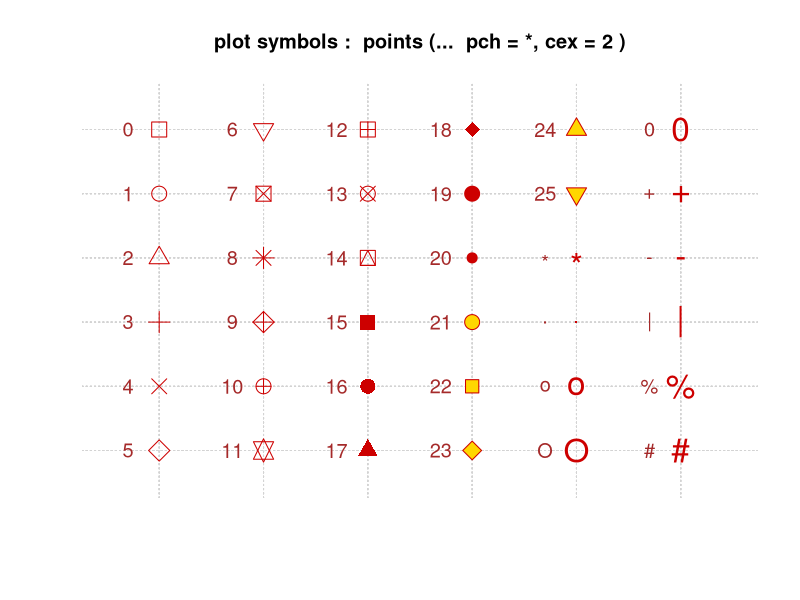
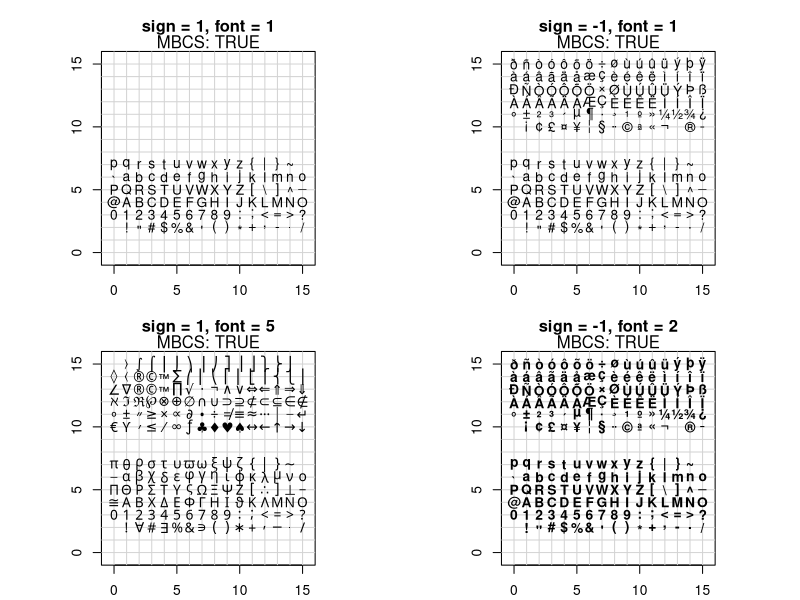
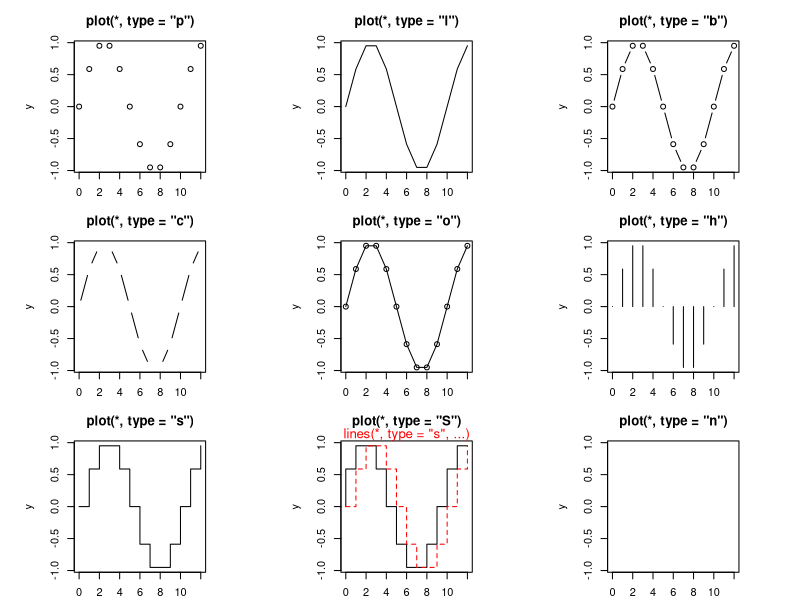
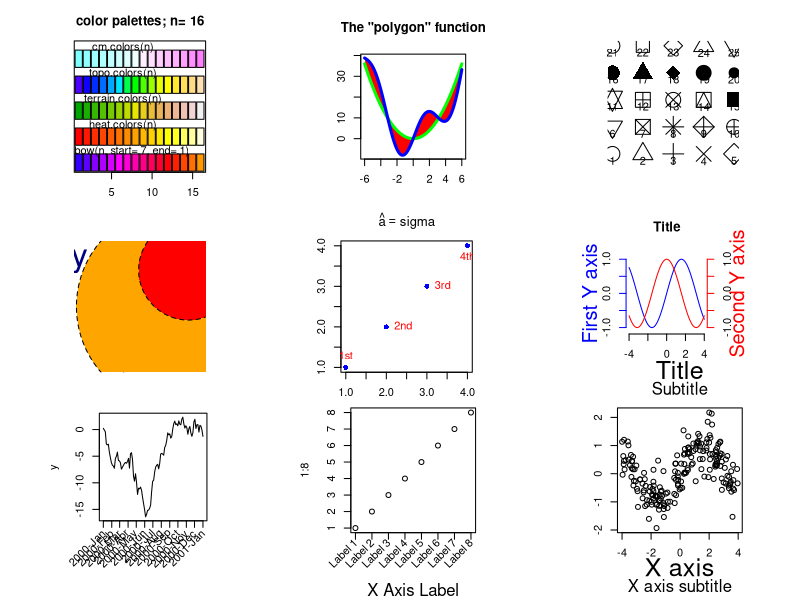
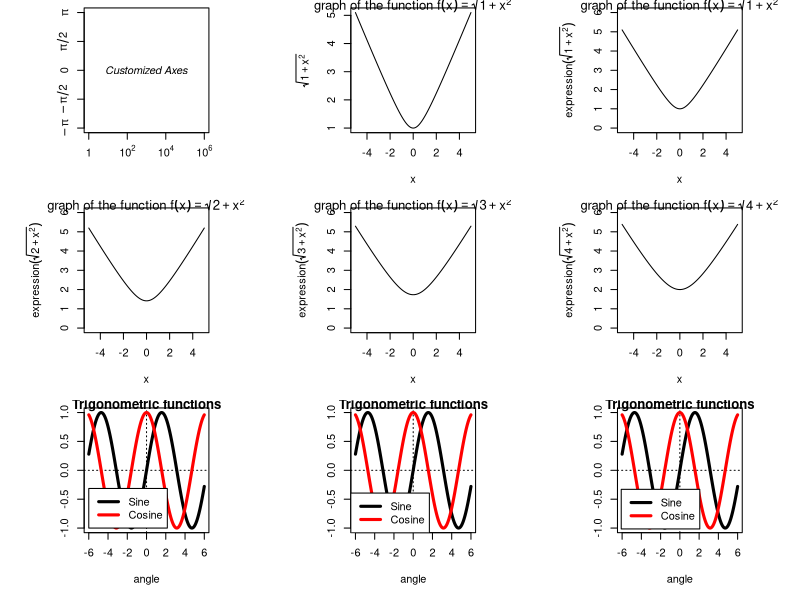
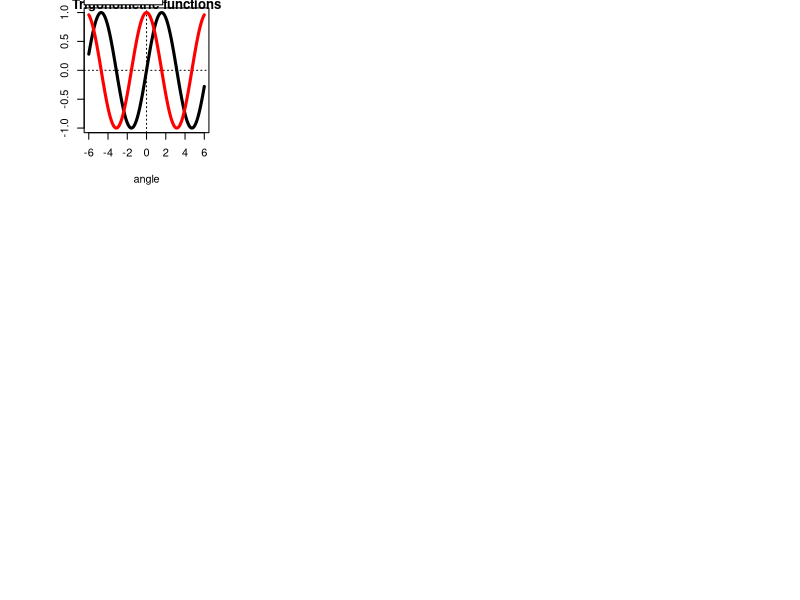
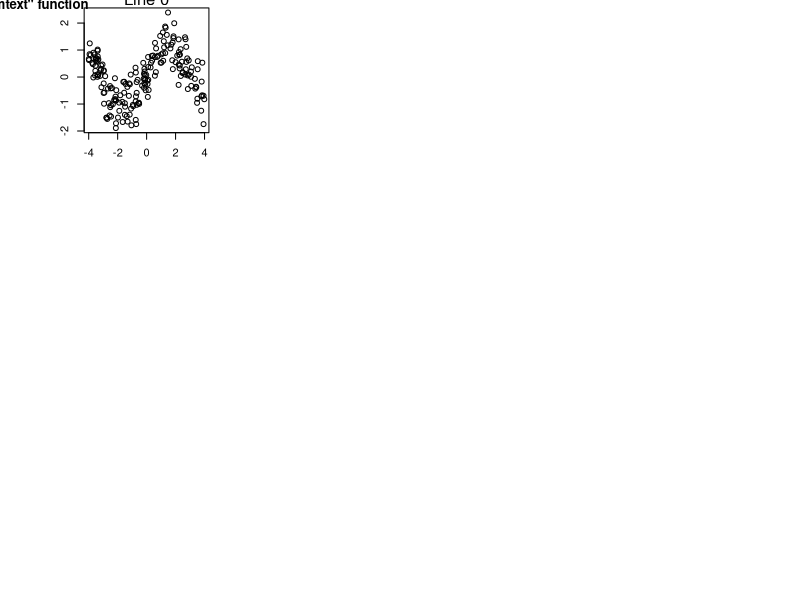
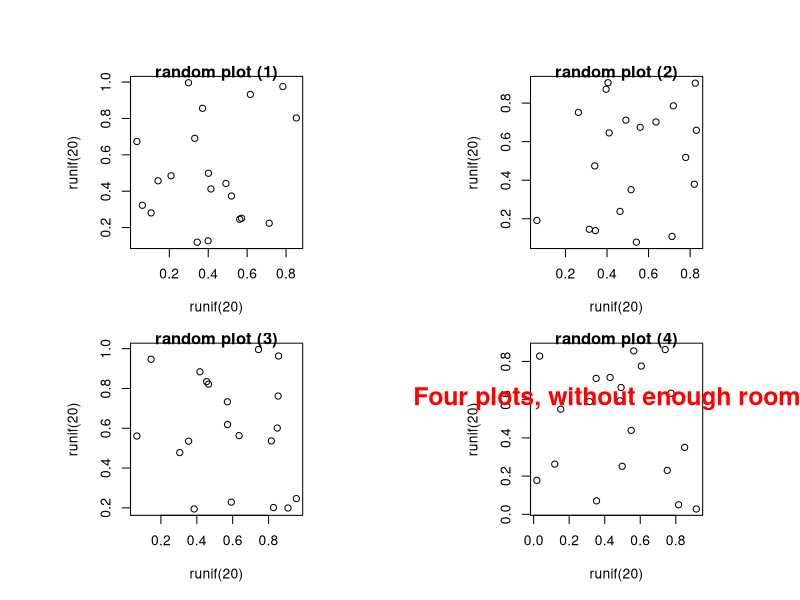

The R script that drew these images, in order: (Note: this script raises an error after producing the figures.)
## ---- chunk 1
library(grid)
library(lattice)
library(ggplot2)
## ---- chunk 2
##-------- Showing all the extra & some char graphics symbols ---------
pchShow <-
  function(extras = c("*",".", "o","O","0","+","-","|","%","#"),
           cex = 2, ## good for both .Device=="postscript" and "x11"
           col = "red3", bg = "gold", coltext = "brown", cextext = 1.2,
           main = paste("plot symbols :  points (...  pch = *, cex =",
                        cex,")"))
  {
    nex <- length(extras)
    np  <- 26 + nex
    ipch <- 0:(np-1)
    k <- floor(sqrt(np))
    dd <- c(-1,1)/2
    rx <- dd + range(ix <- ipch %/% k)
    ry <- dd + range(iy <- 3 + (k-1)- ipch %% k)
    pch <- as.list(ipch) # list with integers & strings
    if(nex > 0) pch[26+ 1:nex] <- as.list(extras)
    plot(rx, ry, type = "n", axes  =  FALSE, xlab = "", ylab = "", main = main)
    abline(v = ix, h = iy, col = "lightgray", lty = "dotted")
    for(i in 1:np) {
      pc <- pch[[i]]
      ## 'col' symbols with a 'bg'-colored interior (where available) :
      points(ix[i], iy[i], pch = pc, col = col, bg = bg, cex = cex)
      if(cextext > 0)
          text(ix[i] - 0.3, iy[i], pc, col = coltext, cex = cextext)
    }
  }

pchShow()
## ---- chunk 3
## ------------ test code for various pch specifications -------------
# Try this in various font families (including Hershey)
# and locales.  Use sign = -1 asserts we want Latin-1.
# Standard cases in a MBCS locale will not plot the top half.
TestChars <- function(sign = 1, font = 1, ...)
{
   MB <- l10n_info()$MBCS
   r <- if(font == 5) { sign <- 1; c(32:126, 160:254)
       } else if(MB) 32:126 else 32:255
   if (sign == -1) r <- c(32:126, 160:255)
   par(pty = "s")
   plot(c(-1,16), c(-1,16), type = "n", xlab = "", ylab = "",
        xaxs = "i", yaxs = "i",
        main = sprintf("sign = %d, font = %d", sign, font))
   grid(17, 17, lty = 1) ; mtext(paste("MBCS:", MB))
   for(i in r) try(points(i%%16, i%/%16, pch = sign*i, font = font,...))
}
par(mfrow=c(2,2), mar = .1+ c(2,2,3,1))
TestChars()
try(TestChars(sign = -1))
TestChars(font = 5)  # Euro might be at 160 (0+10*16).
                     # macOS has apple at 240 (0+15*16).
try(TestChars(-1, font = 2))  # bold
## ---- chunk 4
x <- 0:12
y <- sin(pi/5 * x)
par(mfrow = c(3,3), mar = .1+ c(2,2,3,1))
for (tp in c("p","l","b",  "c","o","h",  "s","S","n")) {
   plot(y ~ x, type = tp, main = paste0("plot(*, type = \"", tp, "\")"))
   if(tp == "S") {
      lines(x, y, type = "s", col = "red", lty = 2)
      mtext("lines(*, type = \"s\", ...)", col = "red", cex = 0.8)
   }
}
## ---- chunk 5
# From the manual
ch.col <- c(
  "rainbow(n, start=.7, end=.1)",
  "heat.colors(n)",
  "terrain.colors(n)",
  "topo.colors(n)",
  "cm.colors(n)"
) # 选择颜色
n <- 16
nt <- length(ch.col)
i <- 1:n
j <- n / nt
d <- j / 6
dy <- 2 * d
plot(i, i + d,
  type = "n",
  yaxt = "n",
  ylab = "",
  main = paste("color palettes; n=", n)
)
for (k in 1:nt) {
  rect(i - .5, (k - 1) * j + dy, i + .4, k * j,
    col = eval(parse(text = ch.col[k]))
  ) # 咬人的函数/字符串解析为/转函数
  text(2 * j, k * j + dy / 4, ch.col[k])
}
## ---- chunk 6
my.col <- function(f, g, xmin, xmax, col, N = 200,
                   xlab = "", ylab = "", main = "") {
  x <- seq(xmin, xmax, length = N)
  fx <- f(x)
  gx <- g(x)
  plot(0, 0,
    type = "n",
    xlim = c(xmin, xmax),
    ylim = c(min(fx, gx), max(fx, gx)),
    xlab = xlab, ylab = ylab, main = main
  )
  polygon(c(x, rev(x)), c(fx, rev(gx)),
    col = "red", border = 0
  )
  lines(x, fx, lwd = 3, col = "green")
  lines(x, gx, lwd = 3, col = "blue")
}
op <- par(mar = c(3, 3, 4, 1) + .1)
my.col(function(x) x^2, function(x) x^2 + 10 * sin(x),
  -6, 6,
  main = "The \"polygon\" function"
)
par(op)
## ---- chunk 7
plot(0, 0,
  xlim = c(1, 5), ylim = c(-.5, 4),
  axes = F,
  xlab = "", ylab = ""
)
for (i in 0:4) {
  for (j in 1:5) {
    n <- 5 * i + j
    points(j, i,
      pch = n,
      cex = 3
    )
    text(j, i - .25, as.character(n))
  }
}
## ---- chunk 8
# https://jeroen.github.io/uros2018/#23
plot.new()
plot.window(xlim = c(0, 100), ylim = c(0, 100))
polygon(c(10, 40, 80), c(10, 80, 40), col = "hotpink")
text(40, 90, labels = "My drawing", col = "navyblue", cex = 3)
symbols(c(70, 80, 90), c(20, 50, 80),
  circles = c(10, 20, 10),
  bg = c("yellow", "orange", "red"), add = TRUE, lty = "dashed"
)
## ---- chunk 9
y <- x <- 1:4
plot(x, y, ann = F, col = "blue", pch = 16)
text(x, y,
  labels = c("1st", "2nd", "3rd", "4th"),
  col = "red", pos = c(3, 4, 4, 1), offset = 0.6
)
ahat <- "sigma"
# title(substitute(hat(a) == ahat, list(ahat = ahat)))
title(bquote(hat(a) == .(ahat)))
## ---- chunk 10
# 双Y轴
N <- 200
x <- seq(-4, 4, length = N)
y1 <- sin(x)
y2 <- cos(x)
op <- par(mar = c(5, 4, 4, 4)) # Add some space in the right margin
# The default is c(5,4,4,2) + .1
xlim <- range(x)
ylim <- c(-1.1, 1.1)
plot(x, y1,
  col = "blue", type = "l",
  xlim = xlim, ylim = ylim,
  axes = F, xlab = "", ylab = "", main = "Title"
)
axis(1)
axis(2, col = "blue")
par(new = TRUE)
plot(x, y2,
  col = "red", type = "l",
  xlim = xlim, ylim = ylim,
  axes = F, xlab = "", ylab = "", main = ""
)
axis(4, col = "red")
mtext("First Y axis", 2, line = 2, col = "blue", cex = 1.2)
mtext("Second Y axis", 4, line = 2, col = "red", cex = 1.2)
# 1,2,3,4 分别代表下左上右四个位置
## ---- chunk 11
# Rotated axis labels in R plots
# https://menugget.blogspot.com/2014/08/rotated-axis-labels-in-r-plots.html
# Example data
tmin <- as.Date("2000-01-01")
tmax <- as.Date("2001-01-01")
tlab <- seq(tmin, tmax, by = "month")
lab <- format(tlab, format = "%Y-%b")
set.seed(111)
x <- seq(tmin, tmax, length.out = 100)
y <- cumsum(rnorm(100))

# Plot
# png("plot_w_rotated_axis_labels.png", height = 3,
#     width = 6, units = "in", res = 300)
op <- par(mar = c(6, 4, 1, 1))
plot(x, y, t = "l", xaxt = "n", xlab = "")
axis(1, at = tlab, labels = FALSE)
text(
  x = tlab, y = par()$usr[3] - 0.1 * (par()$usr[4] - par()$usr[3]),
  labels = lab, srt = 45, adj = 1, xpd = TRUE
)
par(op)
# dev.off()
## ---- chunk 12
## Increase bottom margin to make room for rotated labels
par(mar = c(5, 4, .5, 2) + 0.1)
## Create plot with no x axis and no x axis label
plot(1:8, xaxt = "n", xlab = "")
## Set up x axis with tick marks alone
axis(1, labels = FALSE)
## Create some text labels
labels <- paste("Label", 1:8, sep = " ")
## Plot x axis labels at default tick marks
text(1:8, par("usr")[3] - 0.5,
  srt = 45, adj = 1,
  labels = labels, xpd = TRUE
)
## Plot x axis label at line 6 (of 7)
mtext(side = 1, text = "X Axis Label", line = 4)
## ---- chunk 13
N <- 200
x <- runif(N, -4, 4)
y <- sin(x) + .5 * rnorm(N)
plot(x, y, xlab = "", ylab = "", main = "")
mtext("Subtitle", 3, line = .8)
mtext("Title", 3, line = 2, cex = 1.5)
mtext("X axis", 1, line = 2.5, cex = 1.5)
mtext("X axis subtitle", 1, line = 3.7)
## ---- chunk 14
# 自定义坐标轴
plot(c(1, 1e6), c(-pi, pi),
  type = "n",
  axes = FALSE, ann = FALSE, log = "x"
)
axis(1,
  at = c(1, 1e2, 1e4, 1e6),
  labels = expression(1, 10^2, 10^4, 10^6)
)
axis(2,
  at = c(-pi, -pi / 2, 0, pi / 2, pi),
  labels = expression(-pi, -pi / 2, 0, pi / 2, pi)
)
text(1e3, 0, expression(italic("Customized Axes")))
box()
## ---- chunk 15
x <- seq(-5, 5, length = 200)
y <- sqrt(1 + x^2)
plot(y ~ x,
  type = "l",
  ylab = expression(sqrt(1 + x^2))
)
title(main = expression(
  "graph of the function f"(x) == sqrt(1 + x^2)
))
## ---- chunk 16
x <- seq(-5, 5, length = 200)
for (i in 1:4) { # 画四个图
  y <- sqrt(i + x^2)
  plot(y ~ x,
    type = "l",
    ylim = c(0, 6),
    ylab = substitute(
      expression(sqrt(i + x^2)),
      list(i = i)
    )
  )
  title(main = substitute(
    "graph of the function f"(x) == sqrt(i + x^2),
    list(i = i)
  ))
}
## ---- chunk 17
x <- seq(-6, 6, length = 200)
y <- sin(x)
z <- cos(x)
plot(y ~ x,
  type = "l", lwd = 3,
  ylab = "", xlab = "angle", main = "Trigonometric functions"
)
abline(h = 0, lty = 3)
abline(v = 0, lty = 3)
lines(z ~ x, type = "l", lwd = 3, col = "red")
legend(-6, -1,
  yjust = 0,
  c("Sine", "Cosine"),
  lwd = 3, lty = 1, col = c(par("fg"), "red")
)
## ---- chunk 18
xmin <- par("usr")[1]
xmax <- par("usr")[2]
ymin <- par("usr")[3]
ymax <- par("usr")[4]

plot(y ~ x,
  type = "l", lwd = 3,
  ylab = "", xlab = "angle", main = "Trigonometric functions"
)
abline(h = 0, lty = 3)
abline(v = 0, lty = 3)
lines(z ~ x, type = "l", lwd = 3, col = "red")
legend("bottomleft",
  c("Sine", "Cosine"),
  lwd = 3, lty = 1, col = c(par("fg"), "red")
)
## ---- chunk 19
plot(y ~ x,
  type = "l", lwd = 3,
  ylab = "", xlab = "angle", main = "Trigonometric functions"
)
abline(h = 0, lty = 3)
abline(v = 0, lty = 3)
lines(z ~ x, type = "l", lwd = 3, col = "red")
legend("bottomleft",
  c("Sine", "Cosine"),
  inset = c(.03, .03),
  lwd = 3, lty = 1, col = c(par("fg"), "red")
)
## ---- chunk 20
op <- par(no.readonly = TRUE)
plot(y ~ x,
  type = "l", lwd = 3,
  ylab = "", xlab = "angle", main = "Trigonometric functions"
)
abline(h = 0, lty = 3)
abline(v = 0, lty = 3)
lines(z ~ x, type = "l", lwd = 3, col = "red")
par(xpd = TRUE) # Do not clip to the drawing area 关键一行/允许出界
lambda <- .025
legend(par("usr")[1],
  (1 + lambda) * par("usr")[4] - lambda * par("usr")[3],
  c("Sine", "Cosine"),
  xjust = 0, yjust = 0,
  lwd = 3, lty = 1, col = c(par("fg"), "red")
)
par(op)
## ---- chunk 21
N <- 200
x <- runif(N, -4, 4)
y <- sin(x) + .5 * rnorm(N)
plot(x, y,
  xlab = "", ylab = "",
  main = paste(
    "The \"mtext\" function",
    paste(rep(" ", 60), collapse = "")
  )
)
mtext("Line 0", 3, line = 0)
mtext("Line 1", 3, line = 1)
mtext("Line 2", 3, line = 2)
mtext("Line 3", 3, line = 3)
## ---- chunk 22
# 多图排列/分屏 page 47
# 最常用的是 par mfrow mfcol分别按行/列放置图形
op <- par(
  mfrow = c(2, 2),
  oma = c(0, 0, 4, 0) # Outer margins
)
for (i in 1:4)
  plot(runif(20), runif(20),
    main = paste("random plot (", i, ")", sep = "")
  )
par(op)
mtext("Four plots, without enough room for this title",
  side = 3, font = 2, cex = 1.5, col = "red"
) # 总/大标题放不下
## ---- chunk 23
op <- par(
  mfrow = c(2, 2),
  oma = c(0, 0, 3, 0) # Outer margins
)
for (i in 1:4)
  plot(runif(20), runif(20),
    main = paste("random plot (", i, ")", sep = "")
  )
par(op)
mtext("Four plots, with some room for this title",
  side = 3, line = 1.5, font = 1, cex = 1.5, col = "red"
)
## ---- chunk 24
op <- par(
  mfrow = c(2, 2),
  oma = c(0, 0, 3, 0),
  mar = c(3, 3, 4, 1) + .1 # Margins
)
for (i in 1:4)
  plot(runif(20), runif(20),
    xlab = "", ylab = "",
    main = paste("random plot (", i, ")", sep = "")
  )
par(op)
mtext("Title",
  side = 3, line = 1.5, font = 2, cex = 2, col = "red"
)
## ---- chunk 25
plot(runif(5), runif(5),
  xlim = c(0, 1), ylim = c(0, 1)
)
points(runif(5), runif(5),
  col = "orange", pch = 16, cex = 3
)
lines(runif(5), runif(5), col = "red")
segments(runif(5), runif(5), runif(5), runif(5),
  col = "blue"
)
title(main = "Overlaying points, segments, lines...")
## ---- chunk 26
op <- par(oma = c(0, 0, 3, 0))
layout(matrix(c(
  1, 1, 1,
  2, 3, 4,
  2, 3, 4
), nr = 3, byrow = TRUE))
hist(rnorm(n), col = "light blue")
hist(rnorm(n), col = "light blue")
hist(rnorm(n), col = "light blue")
hist(rnorm(n), col = "light blue")
mtext("The \"layout\" function",
  side = 3, outer = TRUE,
  font = 2, cex = 1.2
)
## ---- chunk 27
plot(1:12,
  type = "b", main = "'fg' : axes, ticks and box in gray",
  fg = gray(0.7), bty = "7", sub = R.version.string
)
par(fig = c(1, 6, 5, 10) / 10, new = T)
plot(6:10,
  type = "b", main = "",
  fg = gray(0.7), bty = "7", xlab = R.version.string
)
## ---- chunk 28
n <- 1000
x <- rt(n, df = 10)
hist(x,
  col = "light blue",
  probability = "TRUE", main = "",
  ylim = c(0, 1.2 * max(density(x)$y))
)
lines(density(x),
  col = "red",
  lwd = 3
)
op <- par(
  fig = c(.02, .4, .5, .98),
  new = TRUE
)
qqnorm(x,
  xlab = "", ylab = "", main = "",
  axes = FALSE
)
qqline(x, col = "red", lwd = 2)
box(lwd = 2)
par(op)
## ---- chunk 29
random.plot <- function() {
  N <- 200
  f <- sample(
    list(
      rnorm,
      function(x) {
        rt(x, df = 2)
      },
      rlnorm,
      runif
    ),
    1
  ) [[1]]
  x <- f(N)
  hist(x, col = "lightblue", main = "", xlab = "", ylab = "", axes = F)
  axis(1)
}
op <- par(bg = "white", mar = c(2.5, 2, 1, 2))
split.screen(c(2, 1))
split.screen(c(1, 3), screen = 2)
screen(1)
random.plot()
# screen(2); random.plot() # Screen 2 was split into three screens: 3, 4, 5
screen(3)
random.plot()
screen(4)
random.plot()
screen(5)
random.plot()
close.screen(all = TRUE)
par(op)
## ---- chunk 30
# pdf(file = 'plot.pdf',width=10,height=6)
# layout(matrix(seq(6), 2, 3, byrow = TRUE))
# 矩阵图 自带 layout
# plot(iris[,-5],col = iris$Species)
par(mfrow = c(3, 2), mar = c(2.5, 2.5, .5, .5))
# 分类散点图
plot(Sepal.Length ~ Sepal.Width, data = iris, col = Species, pch = 16)
legend("topright",
  legend = unique(iris$Species), box.col = "gray",
  pch = 16, col = unique(iris$Species)
)
box(col = "gray")
# 气泡图
plot(Volume ~ Height,
  data = trees, pch = 16, cex = Girth / 8,
  col = rev(terrain.colors(nrow(trees), alpha = .5))
)
box(col = "gray")
# 折线图
plot(AirPassengers)
box(col = "gray")
# 柱形图
set.seed(123456)
barPois <- table(stats::rpois(1000, lambda = 5))
plot(barPois, col = "lightblue", type = "h", lwd = 10, main = "")
box(col = "gray")
# 马赛克图
# par(mar=c(2,2,.5,.5))
plot(HairEyeColor, col = "lightblue", border = "white", main = "")
# box(col="gray")
## 直方图
set.seed(1234)
n <- 2^24
x <- runif(n, 0, 1)
delta <- 0.01
len <- diff(c(0, which(x < delta), n + 1)) - 1
ylim <- seq(0, 1800, by = 300)
xlim <- seq(0, 100, by = 20)
p <- hist(len[len < 101], breaks = -1:100 + 0.5, plot = FALSE)
plot(p, ann = FALSE, axes = FALSE, col = "lightblue", border = "white", main = "")
axis(1, labels = xlim, at = xlim, las = 1) # x 轴
axis(2, labels = ylim, at = ylim, las = 0) # y 轴
box(col = "gray")
## ---- chunk 31
data(NCI60, package = "ISLR") # 加载数据
myData <- sort(table(NCI60$labs), decreasing = TRUE)
par(mar = c(2, 7, 1, 1))
barCenters <- barplot(myData,
  col = "lightblue", axes = FALSE,
  axisnames = FALSE, horiz = TRUE, border = "white"
)
text(
  y = barCenters, x = par("usr")[3],
  adj = 1, labels = names(myData), xpd = TRUE
)
axis(1,
  labels = seq(0, 9, by = 1), at = seq(0, 9, by = 1),
  las = 1, col = "gray"
)
## ---- chunk 32
with(data = faithful, {
  hist(eruptions, seq(1.6, 5.2, 0.2), prob = TRUE, main = "")
  lines(density(eruptions, bw = 0.1))
  rug(eruptions) # 添加数据点
})
## ---- chunk 33
hist(longley$Unemployed,
  probability = TRUE,
  col = "light blue", main = ""
)
# 添加密度估计
lines(density(longley$Unemployed),
  col = "red",
  lwd = 3
)
## ---- chunk 34
# hist(longley$Unemployed, density = 1, angle = 45)
# hist(longley$Unemployed, density = 3, angle = 15)
# hist(longley$Unemployed, density = 1, angle = 15)
hist(longley$Unemployed, density = 3, angle = 45, main = "")
## ---- chunk 35
library(MASS)
data(galaxies)
galaxies <- galaxies/1000
# Bandwidth Selection by Pilot Estimation of Derivatives
c(width.SJ(galaxies, method = "dpi"), width.SJ(galaxies))
plot(x = c(5, 40), y = c(0, 0.2), type = "n", bty = "l",
         xlab = "velocity of galaxy (km/s)", ylab = "density")
rug(galaxies)
lines(density(galaxies, width = 3.25, n = 200),col = 'blue', lty = 1)
lines(density(galaxies, width = 2.56, n = 200),col = 'red', lty = 3)
## ---- chunk 36
x <- seq(from = 110, to = 174, by = 0.5)
y1 <- dnorm(x, mean = 145, sd = 9)
y2 <- dnorm(x, mean = 138, sd = 8)
plot(x, y1, type="l", lwd=2, col="red",
     main="Systolic Blood Pressure Before and After Treatment",
     xlab = "Systolic Blood Pressure (mmHg)",
     ylab = "Frequency", yaxt="n",
     xlim = c(110, 175), ylim = c(0, 0.05))
lines(x, y2)
polygon(c(110,x,175),c(0,y2,0), col="firebrick3",
     border = "white")
polygon(c(117,x,175),c(0,y1,0), col="dodgerblue4",
     border = "white")
ylab = c(seq(from=0, to=175, by=25))
y = c(seq(from=0, to=0.05, length.out = 8))
axis(2,at=y,labels=ylab, las=1)
text(x = 120, y = 0.045, "- Pre-Treatment BP", col = "dodgerblue4", cex = 0.9)
text(x = 120, y = 0.04, " - Post-Treatment BP", col = "firebrick3", cex = 0.9)
points(109, 0.0445, pch = 15, col = "dodgerblue4")
points(109, 0.0395, pch = 15, col = "firebrick3")
## ---- chunk 37
days <- abs(rnorm(1000, 80, 125))
plot(density(days, from = 0),
  main = "Density plot",
  xlab = "Number of days since trial started"
)
plot(density(days, from = 0, to = 180, adjust = 0.2),
  main = "Density plot - Up to 180 days (86% of data)",
  xlab = "Number of days since trial started"
)
## ---- chunk 38
library(survival)
surv.days <- Surv(days)
surv.fit <- survfit(surv.days ~ 1)
plot(surv.fit,
  main = "Kaplan-Meier estimate with 95% confidence bounds (86% of data)",
  xlab = "Days since trial started",
  xlim = c(0, 180),
  ylab = "Survival function"
)
grid(20, 10, lwd = 2)
## ---- chunk 39
with(data = faithful, {
  long <- eruptions[eruptions > 3]
  plot(ecdf(long), do.points = FALSE, verticals = TRUE, main = "")
  x <- seq(3, 5.4, 0.01)
  lines(x, pnorm(x, mean = mean(long), sd = sqrt(var(long))), lty = 3)
})
## ---- chunk 40
with(data = faithful, {
  long <- eruptions[eruptions > 3]
  par(pty = "s") # arrange for a square figure region
  qqnorm(long, main = "")
  qqline(long)
})
## ---- chunk 41
matplot(time(EuStockMarkets), EuStockMarkets,
  main = "",
  xlab = "Date", ylab = "closing prices",
  pch = 17, type = "l", col = 1:4
)
legend("topleft", colnames(EuStockMarkets), pch = 17, lty = 1, col = 1:4)
## ---- chunk 42
pie.sales <- c(0.12, 0.3, 0.26, 0.16, 0.04, 0.12)
names(pie.sales) <- c(
  "Blueberry", "Cherry",
  "Apple", "Boston Cream", "Other", "Vanilla Cream"
)
pie(pie.sales, clockwise = TRUE, main = "")
segments(0, 0, 0, 1, col = "red", lwd = 2)
text(0, 1, "init.angle = 90", col = "red")
## ---- chunk 43
stem(longley$Unemployed)
## ---- chunk 44
stripchart(longley$Unemployed, method = "jitter", jitter = 0.1, pch = 16, col = "lightblue")
stripchart(longley$Unemployed, method = "overplot", pch = 16, col = "lightblue")
## ---- chunk 45
# 加载数据集
data(topo, package = "MASS")
# 查看数据集
str(topo)
## ---- chunk 46
plot(y ~ x,
  cex = (960 - z) / (960 - 690) * 3, data = topo,
  xlab = "X Coordinates", ylab = "Y coordinates"
)
## ---- chunk 47
plot(mpg ~ hp,
  data = subset(mtcars, am == 1), pch = 16, col = "blue",
  xlim = c(50, 350), ylim = c(10, 35)
)
points(mpg ~ hp,
  col = "red", pch = 16,
  data = subset(mtcars, am == 0)
)
legend(300, 35,
  c("1", "0"),
  title = "am",
  col = c("blue", "red"),
  pch = c(16, 16)
)
## ---- chunk 48
ggplot(mtcars, aes(x = hp, y = mpg, color = factor(am))) +
  geom_point() +
  theme_bw()
## ---- chunk 49
data("iris")
pch <- rep(16, length(iris$Petal.Length))
pch[which(iris$Petal.Length < 1.4)] <- 17
stripchart(Petal.Length ~ Species,
  data = iris,
  vertical = TRUE, method = "jitter",
  pch = pch
)
# 对比一下
stripchart(Petal.Length ~ Species,
  data = iris, subset = Petal.Length > 1.4,
  vertical = TRUE, method = "jitter", ylim = c(1, 7),
  pch = 16
)
stripchart(Petal.Length ~ Species,
  data = iris, subset = Petal.Length < 1.4,
  vertical = TRUE, method = "jitter", add = TRUE,
  pch = 17, col = "red"
)
## ---- chunk 50
x1 <- matrix(rnorm(1e3), ncol = 2)
x2 <- matrix(rnorm(1e3, mean = 3, sd = 1.5), ncol = 2)
x <- rbind(x1, x2)
dcols <- densCols(x)
graphics::plot(x, col = dcols, pch = 20, panel.first = grid())
# title(main = "n = 1000", xpd = TRUE)
## ---- chunk 51
A <- c(
  79.98, 80.04, 80.02, 80.04, 80.03, 80.03, 80.04, 79.97,
  80.05, 80.03, 80.02, 80, 80.02
)
B <- c(80.02, 79.94, 79.98, 79.97, 79.97, 80.03, 79.95, 79.97)
boxplot(A, B)
## ---- chunk 52
with(data = iris, {
  op <- par(mfrow = c(2, 2), mar = c(4, 4, 2, .5))
  plot(Sepal.Length ~ Species)
  plot(Sepal.Width ~ Species)
  plot(Petal.Length ~ Species)
  plot(Petal.Width ~ Species)
  par(op)
  mtext("Edgar Anderson's Iris Data", side = 3, line = 4)
})
## ---- chunk 53
boxplot(longley$Unemployed)
# 水平放置
boxplot(longley$Unemployed,
  horizontal = TRUE,
  col = "pink",
  main = ""
)
## ---- chunk 54
data(InsectSprays)
boxplot(count ~ spray,
  data = InsectSprays,
  col = "pink",
  xlab = "Spray",
  ylab = "Count",
  main = ""
)
## ---- chunk 55
boxplot(count ~ spray,
  data = InsectSprays,
  col = "pink",
  horizontal = TRUE,
  las = 1, # Horizontal labels
  xlab = "Count",
  ylab = "Spray",
  main = ""
)
## ---- chunk 56
# example from boxplot:
with(ToothGrowth, {
    boxplot(len ~ dose, boxwex = 0.25, at = 1:3 - 0.2,
            subset = (supp == "VC"), col = "yellow",
            main = "Guinea Pigs' Tooth Growth",
            xlab = "Vitamin C dose mg",
            ylab = "tooth length", ylim = c(0, 35))
    boxplot(len ~ dose, add = TRUE, boxwex = 0.25, at = 1:3 + 0.2,
            subset = supp == "OJ", col = "orange")
    legend(2, 9, c("Ascorbic acid", "Orange juice"),
           fill = c("yellow", "orange"))
})
## ---- chunk 57
# alternate form that avoids subset argument:
with(subset(ToothGrowth, supp == "VC"),
     boxplot(len ~ dose, boxwex = 0.25, at = 1:3 - 0.2,
             col = "yellow", main = "Guinea Pigs' Tooth Growth",
             xlab = "Vitamin C dose mg",
             ylab = "tooth length", ylim = c(0, 35)))
with(subset(ToothGrowth,  supp == "OJ"),
     boxplot(len ~ dose, add = TRUE, boxwex = 0.25, at = 1:3 + 0.2,
             col = "orange"))
legend(2, 9, c("Ascorbic acid", "Orange juice"),
       fill = c("yellow", "orange"))
## ---- chunk 58
library(pracma)
##  First zero on the critical line s = 0.5 + i t
x <- seq(0, 20, len=1001)
z <- 0.5 + x*1i
fr <- Re(zeta(z))
fi <- Im(zeta(z))
fa <- abs(zeta(z))
plot(x, fa, type="n", xlim = c(0, 20), ylim = c(-1.5, 2.5),
     xlab = "Imaginary part (on critical line)", ylab = "Function value",
     main = "Riemann's Zeta Function along the critical line")
grid()	 
lines(x, fr, col="blue")
lines(x, fi, col="darkgreen")
lines(x, fa, col = "red", lwd = 2)
points(14.1347, 0, col = "darkred")
legend(0, 2.4, c("real part", "imaginary part", "absolute value"),
       lty = 1, lwd = c(1, 1, 2), col = c("blue", "darkgreen", "red"))
## ---- chunk 59
pairs(longley,
  gap = 0,
  diag.panel = function(x, ...) {
    par(new = TRUE)
    hist(x,
      col = "light blue",
      probability = TRUE,
      axes = FALSE,
      main = ""
    )
    lines(density(x),
      col = "red",
      lwd = 3
    )
    rug(x)
  }
)
## ---- chunk 60
# 代码来自 ?map
par(mar = c(0, 0, 2, 0))
library(mapproj)
data(unemp)
data(county.fips)
colors <- c("#F1EEF6", "#D4B9DA", "#C994C7", "#DF65B0", "#DD1C77", "#980043")
unemp$colorBuckets <- as.numeric(cut(unemp$unemp, c(0, 2, 4, 6, 8, 10, 100)))
leg.txt <- c("<2%", "2-4%", "4-6%", "6-8%", "8-10%", ">10%")
cnty.fips <- county.fips$fips[match(
  map("county", plot = FALSE)$names,
  county.fips$polyname
)]
colorsmatched <- unemp$colorBuckets [match(cnty.fips, unemp$fips)]
# draw map
map("county",
  col = colors[colorsmatched], fill = TRUE, resolution = 0,
  lty = 0, projection = "polyconic"
)
map("state",
  col = "white", fill = FALSE, add = TRUE, lty = 1, lwd = 0.2,
  projection = "polyconic"
)
title("unemployment by county, 2009")
legend("bottomleft", leg.txt,
  horiz = FALSE, fill = colors,
  border = "gray"
)
## ---- chunk 61
# 带有图标题
par(mar = c(4.1, 4.1, 4.5, 1.5), ps = 13, family = "Times")
x <- rnorm(10)
y <- x + rnorm(5, sd = 0.25)
model <- lm(y ~ x)
rsq <- summary(model)$r.squared
rsq <- signif(rsq, 4)
plot(x, y, main = "Hello \\LaTeX!", xlab = "$x$", ylab = "$y$")
abline(model, col = "red")
mtext(paste("Linear model: $R^{2}=", rsq, "$"), line = 0.5)
legend("bottomright", legend = paste("$y = ", round(coef(model)[2], 3),
  "x +", round(coef(model)[1], 3), "$",
  sep = ""
), bty = "n")

plot(x, y, main = "Hello \\LaTeX!", xlab = "$x$", ylab = "$y$")
abline(model, col = "red")
mtext(paste("Linear model: $R^{2}=", rsq, "$"), line = 0.5)
legend("bottomright", legend = paste("$y = ", round(coef(model)[2], 3),
  "x +", round(coef(model)[1], 3), "$",
  sep = ""
), bty = "n")
## ---- chunk 62
x0 <- 2^(-20:10)
nus <- c(0:5, 10, 20)
x <- seq(0, 4, length.out = 501)

plot(x0, x0^-8,
  frame.plot = TRUE, # 添加绘图框
  log = "xy", # x 和 y 轴都取对数尺度
  axes = FALSE, # 去掉坐标轴
  xlab = "$u$",
  ylab = "$\\mathcal{K}_{\\kappa}(u)$", # 设置坐标轴标签
  type = "n", # 清除绘图区域的内容
  ann = TRUE, # 添加标题 x和y轴标签
  panel.first = grid() # 添加背景参考线
)

axis(1,
  at = c(1e-08, 1e-06, 1e-04, 1e-02, 1, 1e+02),
  labels = expression(10^-8, 10^-6, 10^-4, 10^-2, 1, 10^2)
)
axis(2,
  at = c(1e-16, 1, 1e+16, 1e+32, 1e+48),
  labels = expression(10^-16, 1, 10^16, 10^32, 10^48), las = 1
)
# 设置线条颜色
cols <- RColorBrewer::brewer.pal(9, name = "Spectral")
# gray.colors(9) terrain.colors(9)  RColorBrewer::brewer.pal(9,name = "Spectral")
for (i in seq(length(nus)))
  lines(x0, besselK(x0, nu = nus[i]), col = cols[i], lwd = 2)
legend("topright",
  legend = paste0("$\\kappa=", rev(nus), "$"),
  col = rev(cols), lwd = 2, cex = 0.5
)

# 数据变化范围太大，因此横纵坐标轴都取了以10为底的对数，数据可以紧凑的在一张图内展示
x <- seq(0, 40, length.out = 801)
x <- x[x > 0]
plot(x, x,
  frame.plot = TRUE,
  ylim = c(1e-18, 1e11), log = "y", xlab = "$u$", type = "n", yaxt = "n",
  ylab = "$\\mathcal{K}_{\\kappa}(u)$", ann = TRUE, panel.first = grid()
)
axis(2,
  at = c(1e-19, 1e-12, 1e-05, 1e+02, 1e+09),
  labels = expression(10^-19, 10^-12, 10^-5, 10^2, 10^9), las = 1
)

for (i in seq(length(nus)))
  lines(x, besselK(x, nu = nus[i]), col = cols[i], lwd = 2)
legend("topright",
  legend = paste0("$\\kappa=", rev(nus), "$"),
  col = rev(cols), lwd = 2, cex = 0.5
)
## ---- chunk 63
grSoftVersion()
## ---- chunk 64
capabilities()
